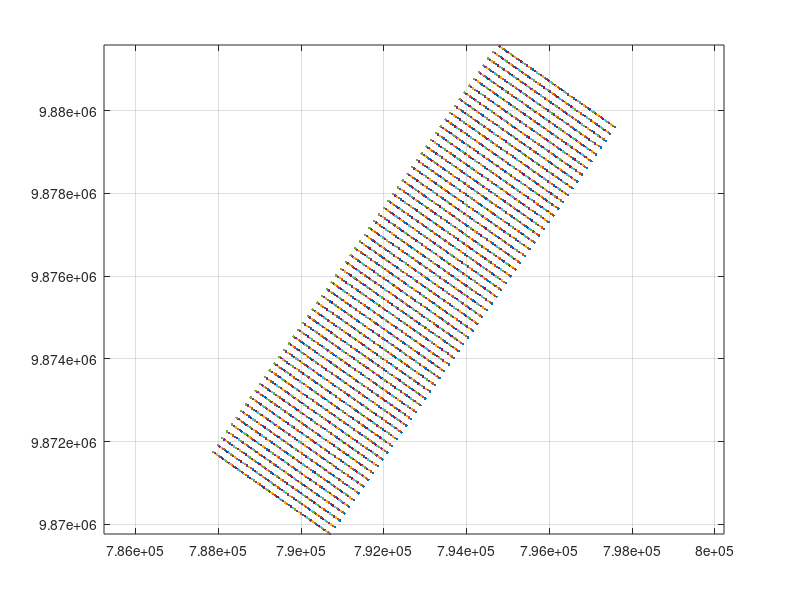
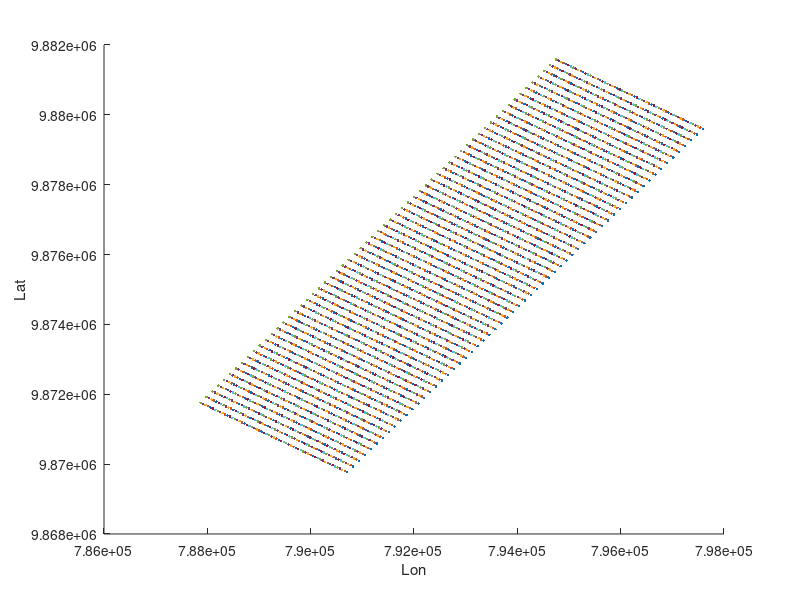

These figures' MATLAB source, in order:
clear; close all; clc;

X0 = 797590;
Y0 = 9879600;

dh = 200;
dz = 100;

%
maxDepth = 6000;
maxWidth = 12000;
nRows = maxWidth/dh+1;
nColumns = maxDepth/dz + 1;

%
theta = 35;
dx = dh*sind(theta);
dy = dh* cosd(theta);

X = NaN(nRows,1);
Y = X;
X(1) = X0;
Y(1) = Y0;
for i = 2:nRows
    X(i) = X(i-1) - dx;
    Y(i) = Y(i-1) - dy;
end

%
figure(); plot(X,Y,'.'); zoom on; grid on; axis equal;

%
filasX = NaN(nRows,nColumns);
filasY = filasX;
filasX(:,1) = X;
filasY(:,1) = Y;

%%
newDX = dz*cosd(35)/tand(60);
newDY = dz*sind(35)/tand(60);
Z = NaN(nColumns,1);
Z(1) = 0;
for j = 2:nColumns
    filasX(:,j) = filasX(:,1) - (j-1)*newDX;
    filasY(:,j) = filasY(:,1) + (j-1)*newDY;
    Z(j) = Z(j-1)+dz;
end

for i = 2:nColumns
    figure(1); hold on;
    plot(filasX(:,i),filasY(:,i),'.');
end

%%
figure(); hold on;
Zfinal = filasX;
for i = 1:nColumns
    plot3(filasX(:,i),filasY(:,i),-repmat(Z(i),nRows,1),'.');
    Zfinal(:,i) = repmat(Z(i),nRows,1);
end
xlabel('Lon');
ylabel('Lat');
zlabel('Prof.');

%%
Xfinal = filasX(:);
Yfinal = filasY(:);
Zfinal = Zfinal(:);
